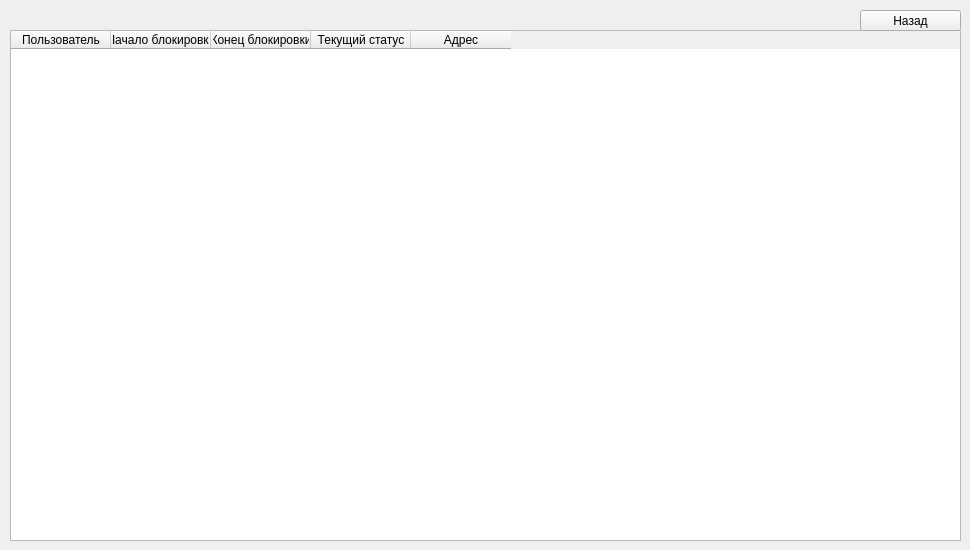
<?xml version="1.0" encoding="UTF-8"?>
<ui version="4.0">
 <class>BanTracker</class>
 <widget class="QWidget" name="BanTracker">
  <property name="geometry">
   <rect>
    <x>0</x>
    <y>0</y>
    <width>970</width>
    <height>550</height>
   </rect>
  </property>
  <property name="minimumSize">
   <size>
    <width>970</width>
    <height>550</height>
   </size>
  </property>
  <property name="maximumSize">
   <size>
    <width>970</width>
    <height>550</height>
   </size>
  </property>
  <property name="windowTitle">
   <string>Form</string>
  </property>
  <widget class="QTableWidget" name="banTable">
   <property name="geometry">
    <rect>
     <x>10</x>
     <y>30</y>
     <width>951</width>
     <height>511</height>
    </rect>
   </property>
   <column>
    <property name="text">
     <string>Пользователь</string>
    </property>
   </column>
   <column>
    <property name="text">
     <string>Начало блокировки</string>
    </property>
   </column>
   <column>
    <property name="text">
     <string>Конец блокировки</string>
    </property>
   </column>
   <column>
    <property name="text">
     <string>Текущий статус</string>
    </property>
   </column>
   <column>
    <property name="text">
     <string>Адрес</string>
    </property>
   </column>
  </widget>
  <widget class="QPushButton" name="toMainFormBtn">
   <property name="geometry">
    <rect>
     <x>860</x>
     <y>10</y>
     <width>101</width>
     <height>21</height>
    </rect>
   </property>
   <property name="text">
    <string>Назад</string>
   </property>
  </widget>
 </widget>
 <resources/>
 <connections/>
</ui>
